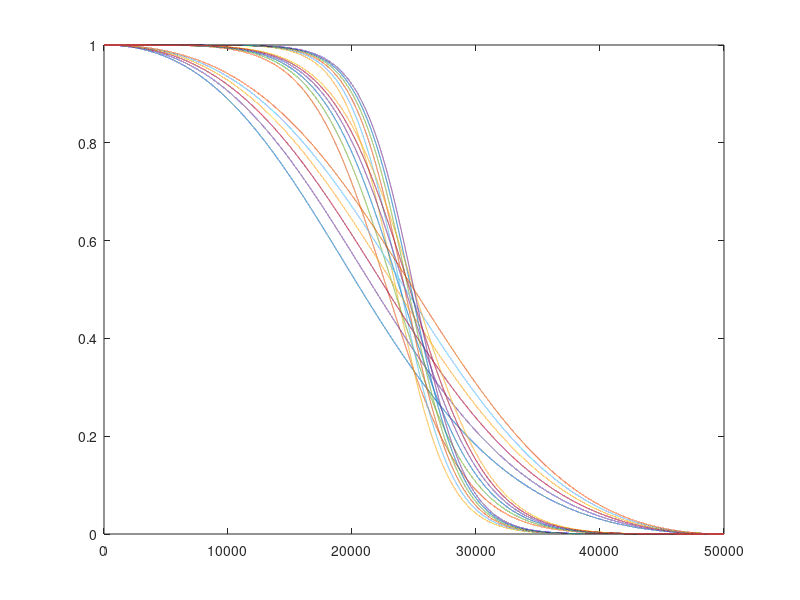
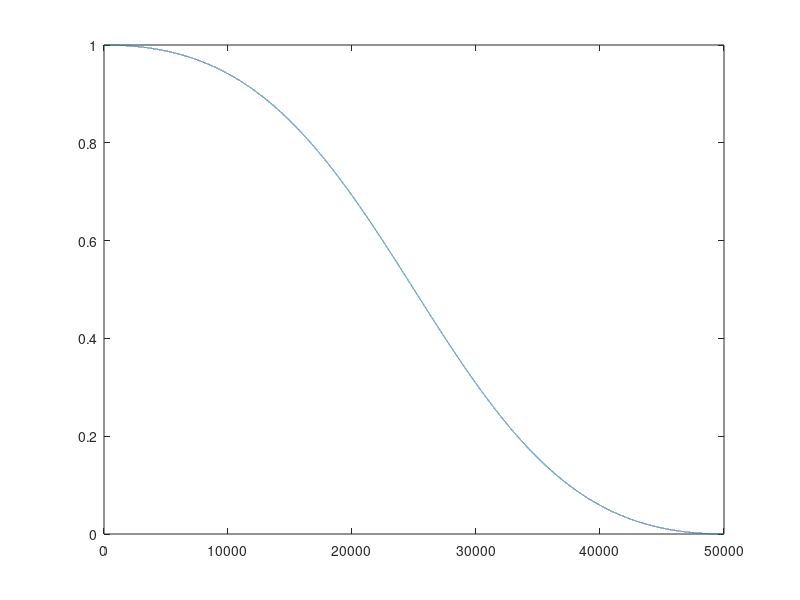
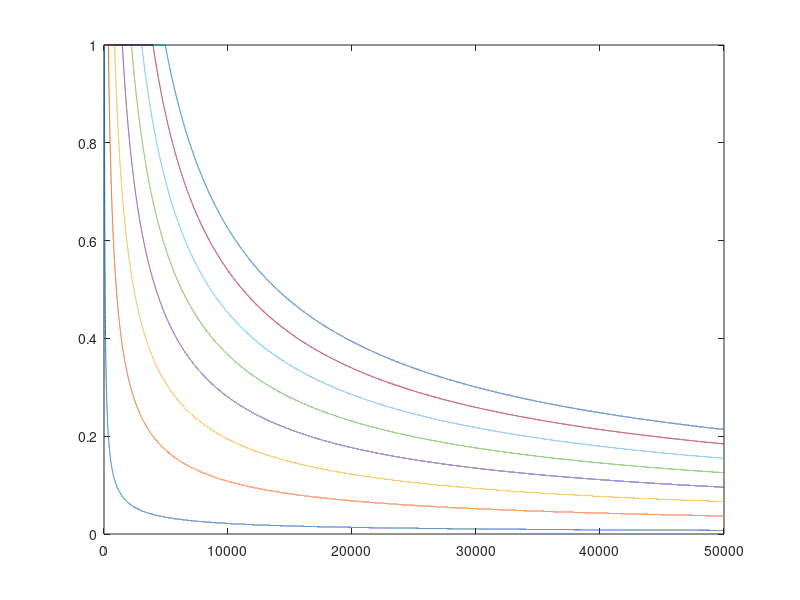

Write MATLAB code to recreate these figures, in order.
clear;
clc;
close all

% investigate the trajectories of adaptive weights

T = 5e4; % number of iterations
x = 0:1:T;

adaWeight = @(x,a,b) a*(T-x).^b./(x.^b+a*(T-x).^b);
decayWeight = @(x,C) min(1, C./(x+1).^(2/3));

% the design used in the version of Feb. 2024
figure(3);
for C = 1e1:40:3e2
    plot(x, decayWeight(x,C));
    hold on
end

% as a increases, the curve moves from left to right
% as b increases, the curve becomes more steep
figure(1);
for a = 0.5:0.1:1
    for b = 2:2:6
        plot(x, adaWeight(x,a,b));
        hold on
    end
end

% the design used in the version of Oct. 2022
figure(2);
a = 1;
b = 2;
plot(x, adaWeight(x,a,b));
